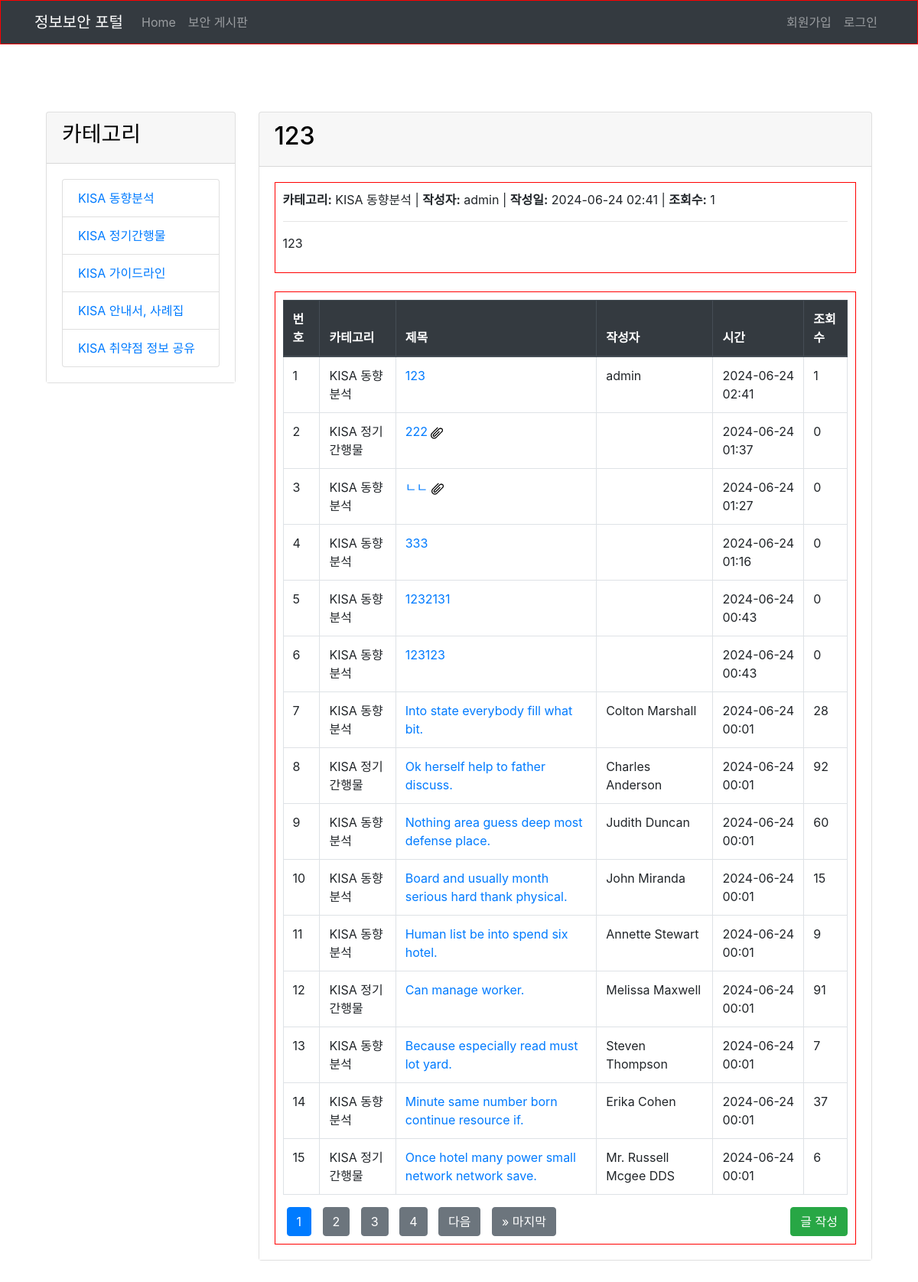
Page /post/56/ on the committed database.
### main/models.py (models this page shows)
class Category(models.Model):
    name = models.CharField(max_length=100)

class Post(models.Model):
    category = models.ForeignKey(Category, on_delete=models.CASCADE)
    title = models.CharField(max_length=200)
    author = models.CharField(max_length=100)
    content = models.TextField()
    created_at = models.DateTimeField(auto_now_add=True)
    views = models.IntegerField(default=0)
    attachment = models.FileField(upload_to='attachments/', null=True, blank=True)
    post_number = models.IntegerField(default=0)  # 게시물 번호 필드 추가
    def save(self, *args, **kwargs):
        if not self.id:  # 새로운 게시물일 경우에만 번호 할당
            last_post = Post.objects.order_by('-post_number').first()
            self.post_number = (last_post.post_number + 1) if last_post else 1
        super().save(*args, **kwargs)

### main/views.py (the view)
# urls.py: path('post/<int:post_id>/', views.post_detail, name='post_detail'),
def post_detail(request, post_id):
    post = get_object_or_404(Post, id=post_id)
    post.views += 1
    post.save()
    categories = Category.objects.all()
    posts = Post.objects.all().order_by('-created_at')
    paginator = Paginator(posts, 15)
    page = request.GET.get('page')
    posts = paginator.get_page(page)
    return render(request, 'main/post_detail.html', {'post': post, 'categories': categories, 'posts': posts})

### main/templates/main/post_detail.html (shortened to what this page needs)
{% extends 'main/base.html' %}
{% load static %}
{% block content %}
<div class="main-content container mt-4">
    <div class="row">
        <div class="col-md-3">
            <div class="card">
                <div class="card-header">
                    <h3>카테고리</h3>
                </div>
                <div class="card-body">
                    <ul class="list-group">
                        {% for category in categories %}
                        <li class="list-group-item">
                            <a href="{% url 'board' %}?category={{ category.id }}">{{ category.name }}</a>
                        </li>
                        {% endfor %}
                    </ul>
                </div>
            </div>
        </div>
        <div class="col-md-9">
            <div class="card">
                <div class="card-header">
                    <h2>{{ post.title }}</h2>
                </div>
                <div class="card-body">
                    <div class="content-area">
                        <p><strong>카테고리:</strong> {{ post.category.name }} | <strong>작성자:</strong> {{ post.author }} | <strong>작성일:</strong> {{ post.created_at|date:"Y-m-d H:i" }} | <strong>조회수:</strong> {{ post.views }}</p>
                        <hr>
                        <div>
                            {{ post.content|safe }}
                        </div>
                    </div>
                    <div class="content-area mt-4">
                        <table class="table table-bordered">
                            <thead class="thead-dark">
                                <tr>
                                    <th>번호</th>
                                    <th>카테고리</th>
                                    <th>제목</th>
                                    <th>작성자</th>
                                    <th>시간</th>
                                    <th>조회수</th>
                                </tr>
                            </thead>
                            <tbody>
                                {% for p in posts %}
                                <tr>
                                    <td>{{ forloop.counter }}</td>
                                    <td>{{ p.category.name }}</td>
                                    <td>
                                        <a href="{% url 'post_detail' p.id %}">
                                            {{ p.title }}
                                            {% if p.attachment %}
                                            <img src="{% static 'images/attachment.png' %}" alt="첨부파일" style="width: 16px; height: 16px;">
                                            {% endif %}
                                        </a>
                                    </td>
                                    <td>{{ p.author }}</td>
                                    <td>{{ p.created_at|date:"Y-m-d H:i" }}</td>
                                    <td>{{ p.views }}</td>
                                </tr>
                                {% endfor %}
                            </tbody>
                        </table>
                        <div class="pagination justify-content-center">
                            <div class="page-links">
                                {% for num in posts.paginator.page_range %}
                                    {% if posts.number == num %}
                                        <strong class="btn btn-primary">{{ num }}</strong>
                                    {% elif num > posts.number|add:-5 and num < posts.number|add:5 %}
                                        <a class="btn btn-secondary" href="?page={{ num }}">{{ num }}</a>
                                    {% endif %}
                                {% endfor %}
                                {% if posts.has_next %}
                                    <a class="btn btn-secondary" href="?page={{ posts.next_page_number }}">다음</a>
                                    <a class="btn btn-secondary" href="?page={{ posts.paginator.num_pages }}">&raquo; 마지막</a>
                                {% endif %}
                            </div>
                            <button class="btn btn-success ml-auto" onclick="location.href='{% url 'create_post' %}'">글 작성</button>
                        </div>
                    </div>
                </div>
            </div>
        </div>
    </div>
</div>
{% endblock %}

### main/static/main/style.css (style rules this page uses)
body { font-family: Arial, sans-serif; margin: 0; padding: 0; }
.content-area { border: 1px solid red; padding: 10px; flex: 1; box-sizing: border-box; }
.table { margin-bottom: 0; }
.pagination { margin-top: 10px; display: flex; justify-content: center; align-items: center; }
.page-links a, .page-links strong { margin: 0 5px; text-decoration: none; }
.row { display: flex; flex-wrap: nowrap; }
.card { margin-bottom: 20px; }
.card-header { background-color: #f8f9fa; color: #000; }
.card-body { background-color: #fff; }
.main-content { margin-top: 40px; padding: 20px; }

### rows in the picture
Category: name "KISA 동향분석"
Category: name "KISA 정기간행물"
Category: name "KISA 가이드라인"
Category: name "KISA 안내서, 사례집"
Category: name "KISA 취약점 정보 공유"
Post: title "123", category.name "KISA 동향분석", author "admin", created_at "2024-06-24 02:41", views "1", content "123"
Post: category.name "KISA 정기간행물", title "222", created_at "2024-06-24 01:37", views "0"
Post: category.name "KISA 동향분석", title "ㄴㄴ", created_at "2024-06-24 01:27", views "0"
Post: category.name "KISA 동향분석", title "333", created_at "2024-06-24 01:16", views "0"
Post: category.name "KISA 동향분석", title "1232131", created_at "2024-06-24 00:43", views "0"
Post: category.name "KISA 동향분석", title "123123", created_at "2024-06-24 00:43", views "0"
Post: category.name "KISA 동향분석", title "Into state everybody fill what bit.", author "Colton Marshall", created_at "2024-06-24 00:01", views "28"
Post: category.name "KISA 정기간행물", title "Ok herself help to father discuss.", author "Charles Anderson", created_at "2024-06-24 00:01", views "92"
Post: category.name "KISA 동향분석", title "Nothing area guess deep most defense place.", author "Judith Duncan", created_at "2024-06-24 00:01", views "60"
Post: category.name "KISA 동향분석", title "Board and usually month serious hard thank physical.", author "John Miranda", created_at "2024-06-24 00:01", views "15"
Post: category.name "KISA 동향분석", title "Human list be into spend six hotel.", author "Annette Stewart", created_at "2024-06-24 00:01", views "9"
Post: category.name "KISA 정기간행물", title "Can manage worker.", author "Melissa Maxwell", created_at "2024-06-24 00:01", views "91"
Post: category.name "KISA 동향분석", title "Because especially read must lot yard.", author "Steven Thompson", created_at "2024-06-24 00:01", views "7"
Post: category.name "KISA 동향분석", title "Minute same number born continue resource if.", author "Erika Cohen", created_at "2024-06-24 00:01", views "37"
Post: category.name "KISA 정기간행물", title "Once hotel many power small network network save.", author "Mr. Russell Mcgee DDS", created_at "2024-06-24 00:01", views "6"

### other values in the picture
{{ num }} "1"
{{ num }} "2" "3" "4"
